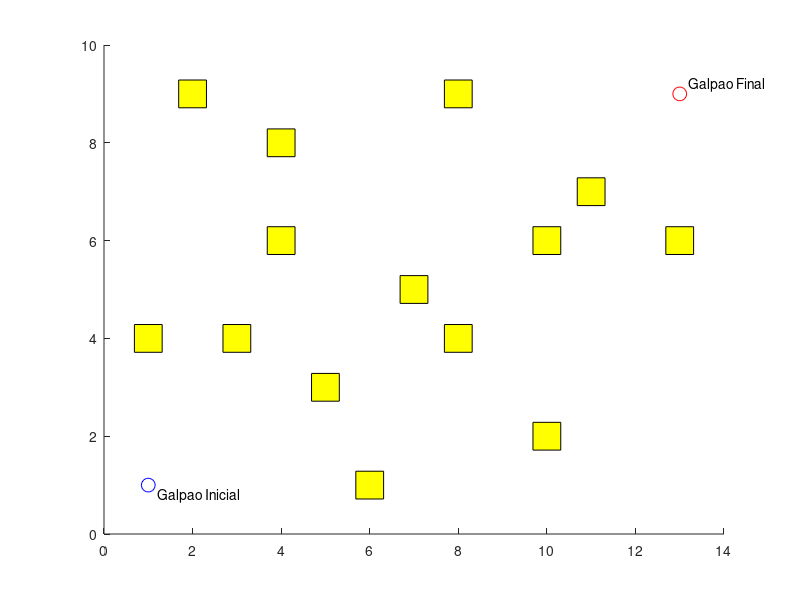

The MATLAB source for this figure: (Note: this script raises an error after producing the figure.)
clc; clear all; close all;

% Forçando que o YALMIP seja instalado, se mudar de PC tem que mudar o diretório
addpath(genpath("C:\Program Files\MATLAB\R2021b\toolbox\YALMIP-master"))

% Define o número de_ cidades e número de vendedores
num_caixeiros = 8; % número de vendedores

% Galpão inicial e final
figure(1);
hold on
%grid on
galpaoIncicial = [1,1];
plot(galpaoIncicial(1),galpaoIncicial(2),'b--o','MarkerSize' ,10);
text(galpaoIncicial(1)+0.2,galpaoIncicial(2)-0.2,'Galpao Inicial')

galpaoFinal = [13,9];
plot(galpaoFinal(1),galpaoFinal(2),'r--o','MarkerSize' ,10);
text(galpaoFinal(1)+0.2,galpaoFinal(2)+0.2,'Galpao Final')

% waypoints
WayPoints = [6,1; 8,9; 4,8; 13,6; 2,9; 1,4; 3,4; 11,7;5,3;4,6;10,2;7,5;8,4;10,6];
plot(WayPoints(:,1),WayPoints(:,2),'square','MarkerSize' ,20, 'MarkerEdgeColor' , [0,0,0], 'MarkerEdgeColor','k','MarkerFaceColor','y');
x = WayPoints(:,1);
y = WayPoints(:,2);
z = (2:1:size(WayPoints,1)+1)';
text(x+0.2,y,"WP:"+ num2str(z))

%Obstaculos
Obstaculos = [];
Obstaculos = [Obstaculos; criar_obstaculo(4,9,11,0.01)];
Obstaculos = [Obstaculos; criar_obstaculo(6,5,5,0.01)];
Obstaculos = [Obstaculos; criar_obstaculo(8,9,10,0.01)];
Obstaculos = [Obstaculos; criar_obstaculo(8,5,6,0.01)];
Obstaculos = [Obstaculos; criar_obstaculo(9,3,4,0.01)];
Obstaculos = [Obstaculos; criar_obstaculo(7,2,4,0.01)];
Obstaculos = [Obstaculos; criar_obstaculo(4,6,7,0.01)];
Obstaculos = [Obstaculos; criar_obstaculo(8,12,13,0.01)];
plot(Obstaculos(:,1),Obstaculos(:,2),'square','MarkerSize' ,20, 'MarkerEdgeColor' , [0.5, 0.5, 0.5],'MarkerFaceColor',[0.5, 0.5, 0.5]);


xlim([(min(WayPoints(:,1))-1.5) (max(WayPoints(:,1))+1.5)])
ylim([(min(WayPoints(:,2))-1.5) (max(WayPoints(:,2))+1.5)])


% Pontos
allPoints = [galpaoIncicial;WayPoints;galpaoFinal];
num_cidades = size(allPoints,1);

% Gerando pesos aleatórios para cada Waypoint
A = 1; % Valor mínimo
B = 4; % Valor máximo
%randVec = randi([A,B],1,num_cidades-2);
%Pesos = [0,randVec,0]; % 0 no inicio e no final pq são os galpoes
Pesos = [0     4     3     3     2     1     3     1     1     3     1     4     4     3     1     0];
%Pesos = ones(1,16); Pesos(1) = 0; Pesos(16)=0;
randVec = Pesos(:,(2:num_cidades-1));
text(x+0.2,y-0.2,"Peso:" + num2str(randVec'))

%% Define a matriz de distância entre os pontos
%dist = squareform(pdist(allPoints)); % pela distância euclidiana

% pela distância do Astar
%load("valor_dist.mat","dist"); % Para evitar processamento desnecessário nos testes já salveis as distâncias do Astar

dist = zeros(size(allPoints,1), size(allPoints,1));
for i=1:size(allPoints,1)
    ponto_inicial = allPoints(i,:);
    for j=1:size(allPoints,1)
        if (i~=j)&&(dist(i,j)==0) %% Para não fazer o calculo duas vezes, já que dist(i,j)==dist(j,i), fazendo 1 vez já calcula as duas variáveis
            ponto_final = allPoints(j,:);
            dist(i,j)=A_Star_ver2(Obstaculos,ponto_inicial,ponto_final);
            dist(j,i)=dist(i,j);
        end
    end
end



%% RESTRIÇÕES LUCAS

% Velocidade media (m/s) da aeronave
VelocidadeMedia = 0.43;

% Calculo do tempo necessario  entre cada waypoints
TempoDistWay = dist./VelocidadeMedia;

% Tempo de execucao disponivel na bateria
%TempoDisponivelBateria=50;
TempoDisponivelBateria=[42    62    47    65    66    69    55    38    45    77    42    72];

% Capacidade dos drones
Capacidade = [8     5     6    14    12     8    15     5     9     9    13    13];

% Peso para a maximizacao do peso total para o custo da trajetoria [GamaD]
CostWeight = 40;

% Peso para a a minimizacao da distancia percorrida [AlphaC]
CostDistance = 1;

%% Define as variáveis binárias x(i,j,k) que indicam se a cidade i é visitada antes da cidade j pelo vendedor k
x = binvar(num_cidades, num_cidades, num_caixeiros, 'full');

% Define a função objetivo como a soma das distâncias percorridas por todos os vendedores
%Objective = (sum(CostDistance*sum(sum(DistWay.*xWP))) - CostWeight*CostWay*sum(xWP,2));
obj = 0;
for k = 1:num_caixeiros
    %obj = obj + sum(sum(dist.*(x(:,:,k))));
    %obj = obj + sum(sum(dist.*(x(:,:,k))))*CostDistance;
    %obj = obj - CostWeight*Pesos*sum(x(:,:,k),2);
    obj = obj + sum(sum(dist.*(x(:,:,k))))*CostDistance - CostWeight*Pesos*sum(x(:,:,k),2);
end


%% RESTRIÇÕES PARA O SOLVER
for i=1:num_cidades
    for j=1:num_cidades
        if ((i==1) || (j==1))
            U(i,j) = -1;
        else
            U(i,j) = i - j;
        end
    end
end

constraints = []; % restrições
for k=1:num_caixeiros
    % Restrição de inicio, todo caixeiro sai do galpão 1
    constraints = [constraints, sum(x(1,:,k))==1]; %ok

    % Restrição para que ele não vá do galpão inicial direto para o
    % final
    constraints = [constraints, x(1,num_cidades,k)==0]; %ok

    % Restrição de retorno, todo caixeiro volta para o galpão fim
    constraints = [constraints, sum(x(:,num_cidades,k))==1];

    %Restrição da diagonal principal
    constraints = [constraints, trace(x(:,:,k))==0];

    %Forcar a nao voltar para o primeiro WayPoint
    constraints = [constraints, sum(x(:,1,k)) == 0];

    %Forçar que ele não saia do ultimo WayPoint
    constraints = [constraints, sum(x(num_cidades,:,k)) == 0];

    % Evitar que haja um caminho nao fechado - Soma das colunas deve ser igual a soma das linhas para que seja um percurso fechado viavel - Retirar a 1a. e a ultima coluna para evitar que o incio seja igual ao fim
    constraints = [constraints, sum(x(:,(2:num_cidades-1),k),1) == sum(x((2:num_cidades-1),:,k),2)'];

    % Evitar caminhos intermediarios
    %constraints = [constraints, U + ones(num_cidades) <= (ones(num_cidades) - x(:,:,k))*num_cidades];
    %constraints = [constraints, gerar_rota(x(:,:,k),num_cidades)==false];


    % Tempo total da rota deve ser menor que o TempoDisponivelBateria
    constraints = [constraints, sum(sum(TempoDistWay.*x(:,:,k))) <= TempoDisponivelBateria(k)];

    %Restrição de Capacidade
    constraints = [constraints, sum(sum(x(:,:,k)).*Pesos) <= Capacidade(k)];
end


for k=1:num_caixeiros
    for i=2:(num_cidades-1)  %Para não pegar o primeiro e nem o ultimo, vai de 2 até n-1
        constraints = [constraints, sum(x(i,:,k))<=1]; %pegando linha a linha
    end
end

for i=1:(num_cidades)  %Para não pegar o primeiro e nem o ultimo, vai de 2 até n-1
    for j=1:num_cidades     %Para não pegar o primeiro e nem o ultimo, vai de 2 até n-1
        constraints = [constraints, sum(x(i,j,:))<=1]; %pegando um por um
    end
end

% %Forçar que todas as cidades sejam visitadas
% for i=2:(num_cidades-1)  %Para não pegar o primeiro e nem o ultimo, vai de 2 até n-1
%     constraints = [constraints, sum(sum(x(i,:,:)))==1]; %pegando linha a linha
% end

%Contrário da restrição acima, não vai visitar todas por conta da bateria
for i=2:(num_cidades-1)  %Para não pegar o primeiro e nem o ultimo, vai de 2 até n-1
    constraints = [constraints, sum(sum(x(i,:,:)))<=1]; %pegando linha a linha
end

% %Forçar que todas as cidades sejam visitadas
% for j=2:(num_cidades-1)  %Para não pegar o primeiro e nem o ultimo, vai de 2 até n-1
%     constraints = [constraints, sum(sum(x(:,j,:)))==1]; %pegando linha a linha
% end

%Contrário da restrição acima, não vai visitar todas por conta da bateria
for j=2:(num_cidades-1)  %Para não pegar o primeiro e nem o ultimo, vai de 2 até n-1
    constraints = [constraints, sum(sum(x(:,j,:)))<=1]; %pegando linha a linha
end

%Restrição de que cada vendedor visita apenas cidades conectadas
for k = 1:num_caixeiros
    for i = 1:num_cidades-1
        for j = 1:num_cidades-1
            constraints = [constraints, x(i,j,k) + x(j,i,k) <= 1];
        end
    end
end

% teste
% for k = 1:num_caixeiros
%     for i = 2:num_cidades-1
%         for j = 2:num_cidades-1
%             if i~=j
%                 constraints = [constraints, (i-j+1) <= (1-x(i,j,k))*(num_cidades-1)];
%             end
%         end
%     end
% end

% Define as opções do solver
ops = sdpsettings('verbose', 1); %A opção verbose é usada para definir o nível de detalhe da saída do solver. Quando verbose é definido como 1, o solver produz saídas detalhadas do processo de solução. Quando verbose é definido como 0, o solver produz uma saída mais sucinta.


% Resolve o problema
sol = optimize(constraints, obj, ops);
%sol = solvesdp(constraints,obj);

% Exportar resultados da Resultado da Otimizacao para o Workspace
assignin('caller', 'x', double(x));

% Exibe a solução
if sol.problem == 0
    disp('Solução encontrada');
    x_val = value(x);
    tempo_total=0;
    dist_total = 0;
    tempo_robo = [];
    peso_robo = [];
    for k = 1:num_caixeiros
        disp(" ");
        disp("-------------------");
        disp("Caixeiro " + num2str(k) + "| distância: "+ num2str(sum(sum(dist.*x(:,:,k))))+"m");
        disp("-------------------");
        dist_total = dist_total + sum(sum(dist.*x(:,:,k)));
        tempo_total = tempo_total + sum(sum(TempoDistWay.*x(:,:,k)));
        tempo_robo = [tempo_robo ;sum(sum(TempoDistWay.*x(:,:,k)))];
        peso_robo = [peso_robo;sum(Pesos.*sum(x(:,:,k)))];
        % Definindo a cor do plot para cada caixeiro
        switch k
            case 1
                ColorPlot = [0 0 0]; %Preto
            case 2
                ColorPlot = [1 0 0]; %RED
            case 3
                ColorPlot = [0 0 1]; %BLUE
            case 4
                ColorPlot = [0 1 0]; %VERDE
            case 5
                ColorPlot = [1 0 1]; %MAGENTA
            case 6
                ColorPlot = [0 1 1]; %cyan
            case 7
                ColorPlot = [0.8500 0.3250 0.0980]; %
            case 8
                ColorPlot = [0.9290 0.6940 0.1250]; %
            otherwise
                ColorPlot = rand(1,3);
        end


        disp(['Caminho do caixeiro ', num2str(k), ':']);

        %rota_ordenada = gerar_rota(x(:,:,k),num_cidades);


        for i = 1:num_cidades
            for j = 1:num_cidades
                %if x_val(i,j,k) == 1
                if x_val(i,j,k) >0.5
                    disp(['De ', num2str(i), ' para ', num2str(j)]);
                    %Adicionei para plotar
                    plotway = [allPoints(i,:);allPoints(j,:)];

                    fig = figure(1);
                    set(fig, 'WindowState', 'maximized')

                    %plot(plotway(:,1), plotway(:,2), 'LineStyle', '--', 'Color', ColorPlot);

                    %Deixar o waypoint colorido quando for coletado
                    if ((j~=1)&&(j~=num_cidades))
                        plot(allPoints(j,1),allPoints(j,2),'square','MarkerSize' ,20, 'MarkerEdgeColor' , [0,0,0], 'MarkerEdgeColor','k','MarkerFaceColor',ColorPlot);
                    end

                    %Plotar pelo Astar
                    Optimal_path = A_Star_plot(Obstaculos,allPoints(i,:),allPoints(j,:),ColorPlot);
                end
            end
        end

    end
    %% MOSTRANDO OS RESULTADOS
    disp(" ")
    disp("Distância total realizada pelos caixeiros :"+ num2str(dist_total)+"m");
    disp("Tempo total para realizar o percurso :"+ num2str(tempo_total)+"s");
    disp("Tempo minimo:"+ num2str(min(tempo_robo))+"s");
    disp("Tempo máximo:"+ num2str(max(tempo_robo))+"s");
    disp("Pontos coletados:"+ sum(peso_robo));

    %% SALVANDO AS FIGURAS AUTOMATICAMENTE
%     nome_do_arquivo = num2str(num_caixeiros)+"_robos";
%     savefig("C:\Users\Notebook\Desktop\Artigo\Figuras\Experimento 4/"+nome_do_arquivo+".fig")
%     saveas(gcf, "C:\Users\Notebook\Desktop\Artigo\Figuras\Experimento 4/"+nome_do_arquivo, "png")

else
    disp('Problema não resolvido');
end




